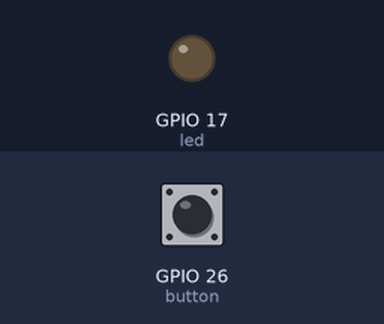
Recording of a program running on a simulated Raspberry Pi (BCM pin numbers). Shown: output pins drawn as LEDs (lit = HIGH). The inputs (shaded band) are chosen by the test bench; at power-on: GPIO 26 (button) HIGH. What the program prints to the terminal is not drawn.

Above: at 1.2 s.
1.3 s: GPIO 26 (button) pulled LOW for 0.15 s
At 1.37 s:
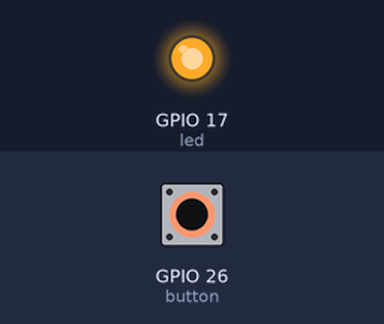
2.9 s: GPIO 26 (button) pulled LOW for 3.2 s
At 6.7 s:
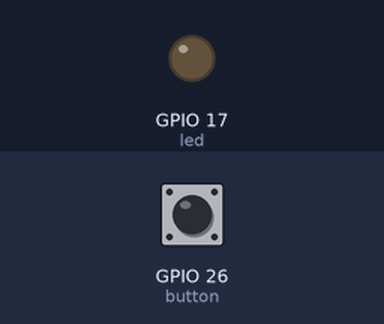
Timing chart, 0 to 8.2 s (numbered marks = the images above; inputs shaded):
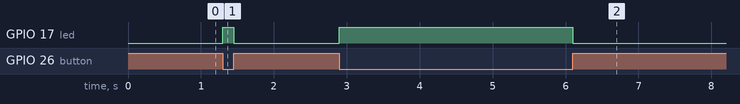

The program:

main.py
```python
from gpiozero import LED, Button

button = Button(26)
led = LED(17)

def control():
    while True:
        if(button.is_pressed):
            led.on()
            print("Button pressed, Led on")
        else:
            led.off()
            print("Button released, Led off")


if __name__ == "__main__":
    print("App is running, press the button")
    control()
```

Measured:
- after the input at 1.3 s, GPIO 17 (led): LOW → HIGH at once, → LOW 0.15 s later
- after the input at 2.9 s, GPIO 17 (led): LOW → HIGH at once, → LOW 3.2 s later
